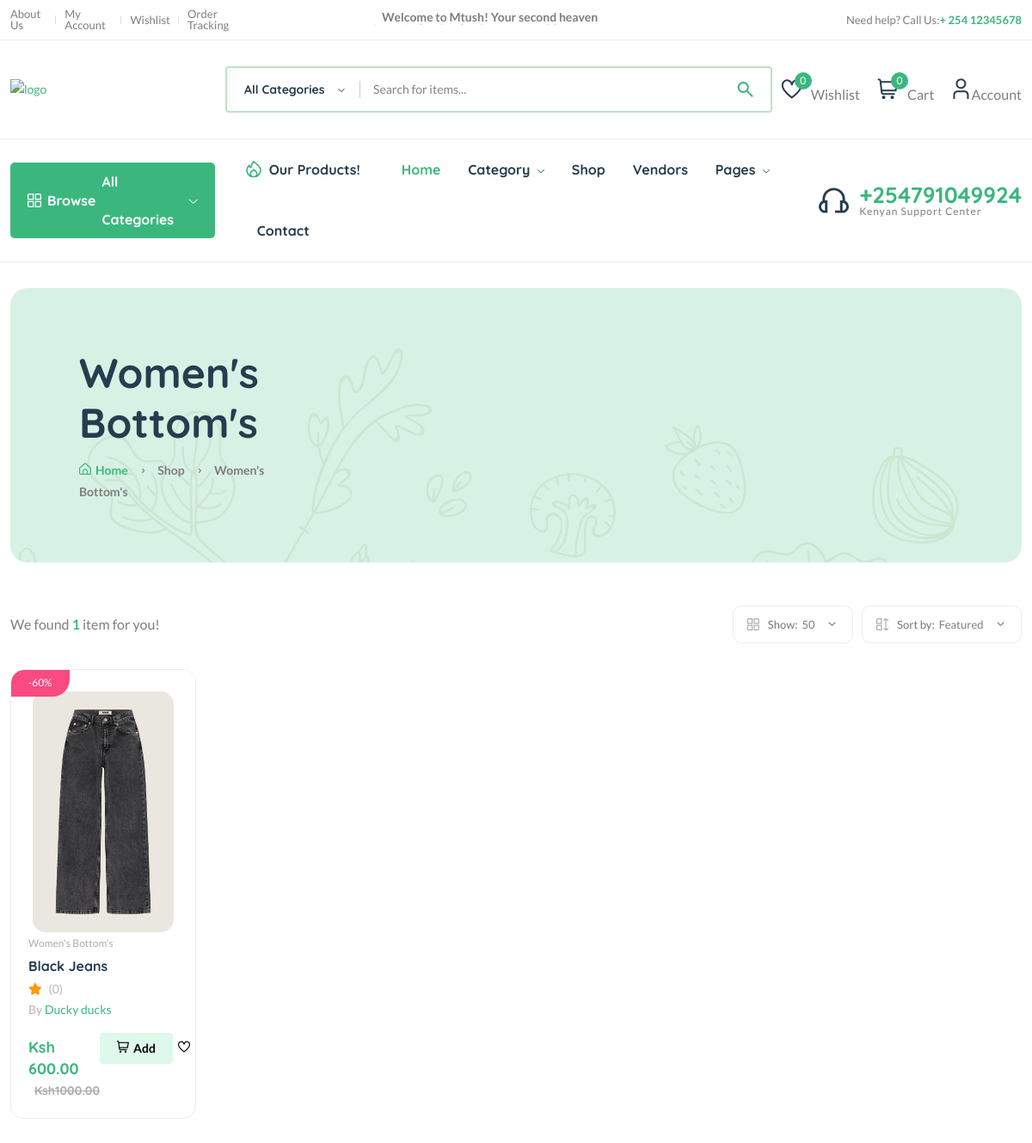
The page /category/cat43ghg3cgg4/ on the database its author committed.
### core/models.py (models this page shows, shortened)
class Category(models.Model):
    cid = ShortUUIDField(unique=True, length=10, max_length=20,
                         prefix="cat", alphabet="abcdefgh12345")
    title = models.CharField(max_length=100, default="Clothes")
    image = models.ImageField(upload_to="category", default="category.jpg")
    class Meta:
        verbose_name_plural = "Categories"

class Product(models.Model):
    pid = ShortUUIDField(unique=True, length=10,
                         max_length=20, alphabet="abcdefgh12345")
    user = models.ForeignKey(User, on_delete=models.SET_NULL, null=True)
    category = models.ForeignKey(
        Category, on_delete=models.SET_NULL, null=True, related_name="category")
    vendor = models.ForeignKey(
        Vendor, on_delete=models.SET_NULL, null=True, related_name="product")
    title = models.CharField(max_length=100, default="Blue Jeans")
    image = models.ImageField(
        upload_to=user_directory_path, default="product.jpg")
    description = CKEditor5Field(config_name='extends', null=True, blank=True)
    price = models.DecimalField(
        max_digits=12, decimal_places=2, default="100")
    old_price = models.DecimalField(
        max_digits=12, decimal_places=2, default="200")
    specifications = CKEditor5Field(config_name='extends', null=True, blank=True)
    type = models.CharField(
        max_length=100, default="Organic", null=True, blank=True)
    stock_count = models.CharField(
        max_length=100, default="10", null=True, blank=True)
    life = models.CharField(
        max_length=100, default="100 Days", null=True, blank=True)
    mfd = models.DateTimeField(auto_now_add=False, null=True, blank=True)
    tags = TaggableManager(blank=True)
    product_status = models.CharField(
        choices=STATUS, max_length=10, default="in_review")
    status = models.BooleanField(default=True)
    in_stock = models.BooleanField(default=True)
    featured = models.BooleanField(default=False)
    digital = models.BooleanField(default=False)
    sku = ShortUUIDField(unique=True, length=4, max_length=10,
                         prefix="sku", alphabet="1234567890")
    date = models.DateTimeField(auto_now_add=True)
    updated = models.DateTimeField(null=True, blank=True)
    class Meta:
        verbose_name_plural = "Products"
    def get_precentage(self):
        new_price = (self.price / self.old_price) * 100
        return new_price

class Vendor(models.Model):
    vid = ShortUUIDField(unique=True, length=10, max_length=20,
                         prefix="ven", alphabet="abcdefgh12345")
    title = models.CharField(max_length=100, default="Thrift.ke")
    image = models.ImageField(
        upload_to=user_directory_path, default="vendor.jpg")
    cover_image = models.ImageField(
        upload_to=user_directory_path, default="vendor.jpg")
    description = CKEditor5Field(config_name='extends', null=True, blank=True)
    address = models.CharField(max_length=100, default="123 Koinange Street.")
    contact = models.CharField(max_length=100, default="+254 (456) 789")
    chat_resp_time = models.CharField(max_length=100, default="100")
    shipping_on_time = models.CharField(max_length=100, default="100")
    authentic_rating = models.CharField(max_length=100, default="100")
    days_return = models.CharField(max_length=100, default="100")
    warranty_period = models.CharField(max_length=100, default="100")
    user = models.ForeignKey(User, on_delete=models.SET_NULL, null=True)
    date = models.DateTimeField(auto_now_add=True, null=True, blank=True)
    class Meta:
        verbose_name_plural = "Vendors"

### core/views.py (the view)
# urls.py: path("category/<cid>/", category_product_list__view, name="category-product-list"),
def category_product_list__view(request, cid):
    category = Category.objects.get(cid=cid) # food, Cosmetics
    products = Product.objects.filter(product_status="published", category=category)
    context = {
        "category":category,
        "products":products,
    }
    return render(request, "core/category-product-list.html", context)

### core/context_processor.py (called while the page is built)
def default(request):
    categories = Category.objects.all()
    vendors = Vendor.objects.all()
    min_max_price = Product.objects.aggregate(Min("price"), Max("price"))
    if request.user.is_authenticated:
        try:
            wishlist = wishlist_model.objects.filter(user=request.user)
        except:
            messages.warning(request, "You need to login before accessing your wishlist.")
            wishlist = 0
    else:
        wishlist = 0
    try:
        address = Address.objects.get(user=request.user)
    except:
        address = None
    return {
        'categories':categories,
        'wishlist':wishlist,
        'address':address,
        'vendors':vendors,
        'min_max_price':min_max_price,
    }

### templates/core/category-product-list.html (shortened to what this page needs)
{% extends 'partials/base.html' %}
{% load static %}
{% block content %}
    <main class="main">
        <div class="page-header mt-30 mb-50">
            <div class="container">
                <div class="archive-header">
                    <div class="row align-items-center">
                        <div class="col-xl-3">
                            <h1 class="mb-15">{{category.title}}</h1>
                            <div class="breadcrumb">
                                <a href="index.html" rel="nofollow"><i class="fi-rs-home mr-5"></i>Home</a>
                                <span></span> Shop <span></span> {{category.title}}
                            </div>
                        </div>
                    </div>
                </div>
            </div>
        </div>
        <div class="container mb-30">
            <div class="row">
                <div class="col-12">
                    <div class="shop-product-fillter">
                        <div class="totall-product">
                            <p>We found <strong class="text-brand">{{products.count}}</strong> item{{products.count|pluralize}} for you!</p>
                        </div>
                        <div class="sort-by-product-area">
                            <div class="sort-by-cover mr-10">
                                <div class="sort-by-product-wrap">
                                    <div class="sort-by">
                                        <span><i class="fi-rs-apps"></i>Show:</span>
                                    </div>
                                    <div class="sort-by-dropdown-wrap">
                                        <span> 50 <i class="fi-rs-angle-small-down"></i></span>
                                    </div>
                                </div>
                            </div>
                            <div class="sort-by-cover">
                                <div class="sort-by-product-wrap">
                                    <div class="sort-by">
                                        <span><i class="fi-rs-apps-sort"></i>Sort by:</span>
                                    </div>
                                    <div class="sort-by-dropdown-wrap">
                                        <span> Featured <i class="fi-rs-angle-small-down"></i></span>
                                    </div>
                                </div>
                            </div>
                        </div>
                    </div>
                    <div class="row product-grid">
                        {% for p in products %}
                        <div class="col-lg-1-5 col-md-4 col-12 col-sm-6">
                            <div class="product-cart-wrap mb-30">
                                <div class="product-img-action-wrap">
                                    <div class="product-img product-img-zoom">
                                        <a href="{% url 'core:product-detail' p.pid %}">
                                            <img class="default-img" src="{{ p.image.url }}" alt="" style="height: 280px; width: 280px; object-fit: cover;"   />
                                        </a>
                                    </div>
                                    <div class="product-badges product-badges-position product-badges-mrg">
                                        <span class="hot">-{{p.get_precentage|floatformat:0}}%</span>
                                    </div>
                                </div>
                                <div class="product-content-wrap">
                                    <div class="product-category">
                                        <a href="{% url 'core:product-detail' p.pid %}">{{ p.category.title }}</a>
                                    </div>
                                    <h2><a href="shop-product-right.html">{{ p.title }}</a></h2>
                                    <div class="product-rate-cover">
                                        <i class="fas fa-star text-warning"></i>
                                        <span class="font-small ml-5 text-muted"> ({{ p.reviews.all.count }})</span>
                                    </div>
                                    <div>
                                        <span class="font-small text-muted">By <a href="{% url 'core:vendor-detail' p.vendor.vid %}">{{p.vendor.title}}</a></span>
                                    </div>
                                    <div class="product-card-bottom">
                                        <div class="product-price">
                                            <span>Ksh</span> <span class="current-product-price-{{ p.id }}">{{p.price}}</span>
                                            <span class="old-price">Ksh{{p.old_price}}</span>
                                        </div>
                                        <div class="add-cart">
                                            <div class="d-flex">
                                                <button class="add add-to-cart-btn" data-index="{{ p.id }}" style="border: none;" id="add-to-cart-btn"><i class="fi-rs-shopping-cart mr-5"></i>Add</button>
                                                <button style="border: none; background: none;" class="add-to-wishlist" data-product-item="{{p.id}}"><i class="fi-rs-heart" style="fill: aqua;"></i></button>
                                            </div>
                                        </div>
                                    </div>
                                </div>
                            </div>
                        </div>
                        {% endfor %}
                    </div>
                </div>
            </div>
        </div>
    </main>
{% endblock content %}

### rows shown on the page
Category: title "Women's Bottom's"
Product: image (picture), get_precentage "60", category "Women's Bottom's", title "Black Jeans", reviews.all.count "0", vendor "Ducky ducks", price "600.00", old_price "1000.00"

### other values the page prints
{{ request.session.cart_data_obj|length }} "0"
{{ products.count }} "1"
